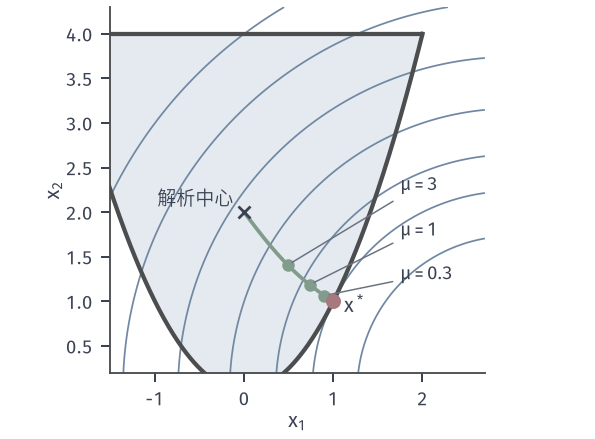

Here is the Python script that generated this plot:
from pathlib import Path
import sys
ROOT = next(p for p in Path(__file__).resolve().parents if (p/"build.sh").is_file() and (p/"tex/book.tex").is_file())
sys.path.insert(0, str(ROOT/"figures/05-optimization/06-constrained-optimization/matplotlib/nlipm-common"))
from nlipm import *
OUT = Path(__file__).resolve().parent
# Central path of the running example.
fig, ax = figure(width_mm=84, height_mm=62)
data = central_path(np.logspace(4, -5, 500)); pth = np.array([c for _, c in data])
lim = (-1.5, 2.7, .2, 4.3)
region(ax); f_contours(ax, lim, [1.5, 2.5, 3.5, 5, 7, 9.5, 12.5])
ax.plot(pth[:, 0], pth[:, 1], color=GREEN, lw=1.5, zorder=4)
pts = {}
for m, y in ((3., 2.3), (1., 1.8), (.3, 1.3)):
    c, _ = center(m, [0, 2]); pts[str(m)] = c.tolist(); ax.plot(*c, 'o', color=GREEN, ms=4, zorder=6)
    ax.annotate(f'$\\mu={m:g}$', xy=c, xytext=(1.75, y), fontsize=7.5, va='center', zorder=7, arrowprops=dict(arrowstyle='-', color=MUTED, lw=.6, shrinkA=1, shrinkB=2))
ax.plot([0], [2], 'x', color=INK, ms=5, mew=1.1, zorder=6); ax.text(-.12, 2.08, '解析中心', fontsize=7.5, ha='right')
ax.plot(*XSTAR, 'o', color=RED, ms=5, zorder=7); ax.text(1.12, .88, '$x^*$', fontsize=8)
ax.set_xlim(lim[0], lim[1]); ax.set_ylim(lim[2], lim[3]); ax.set_aspect('equal')
ax.set_xlabel('$x_1$', labelpad=1); ax.set_ylabel('$x_2$', labelpad=1)
save(fig, OUT, 'figure', {'points': pts})
